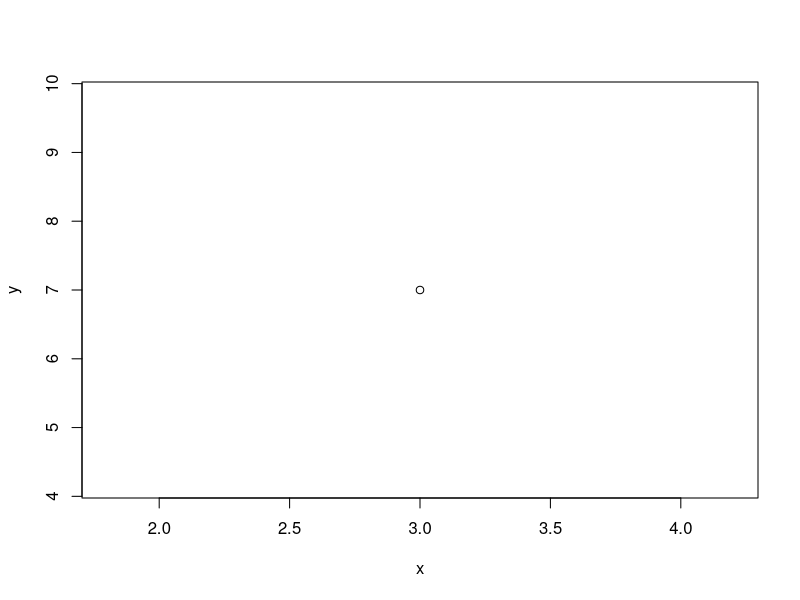
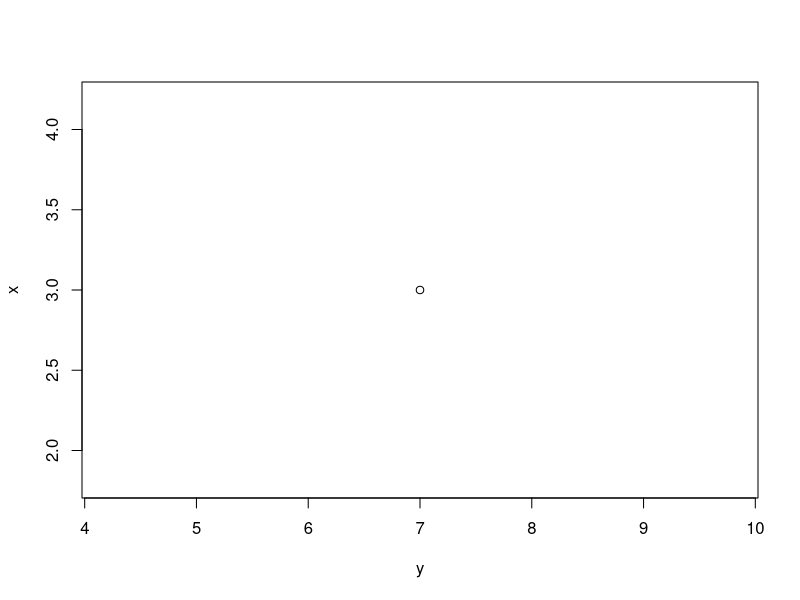
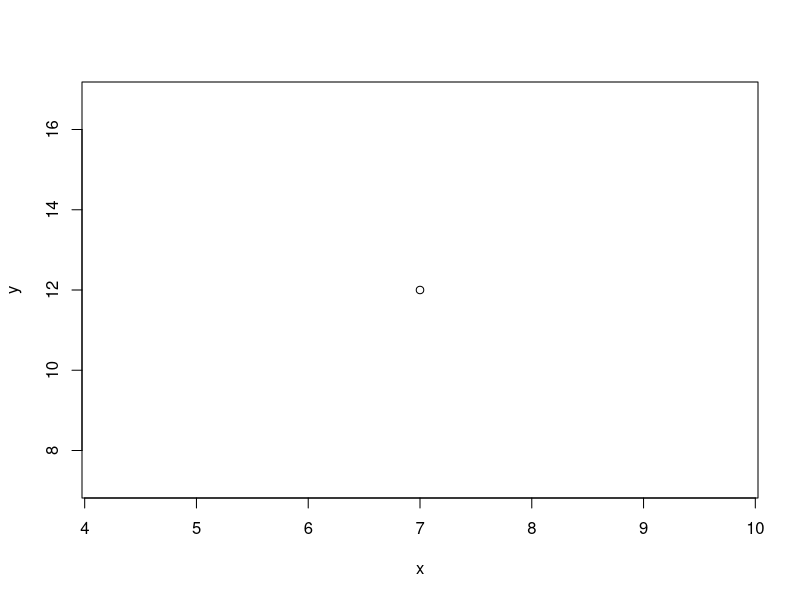
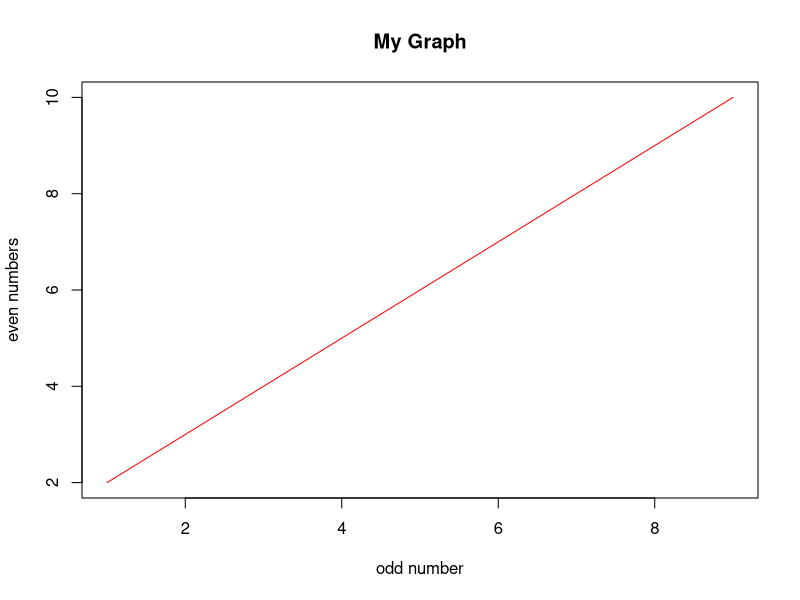
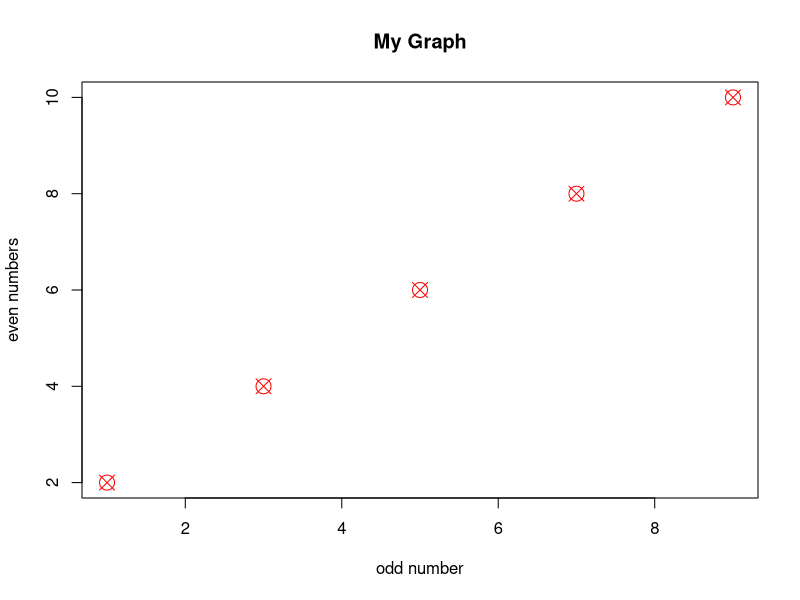
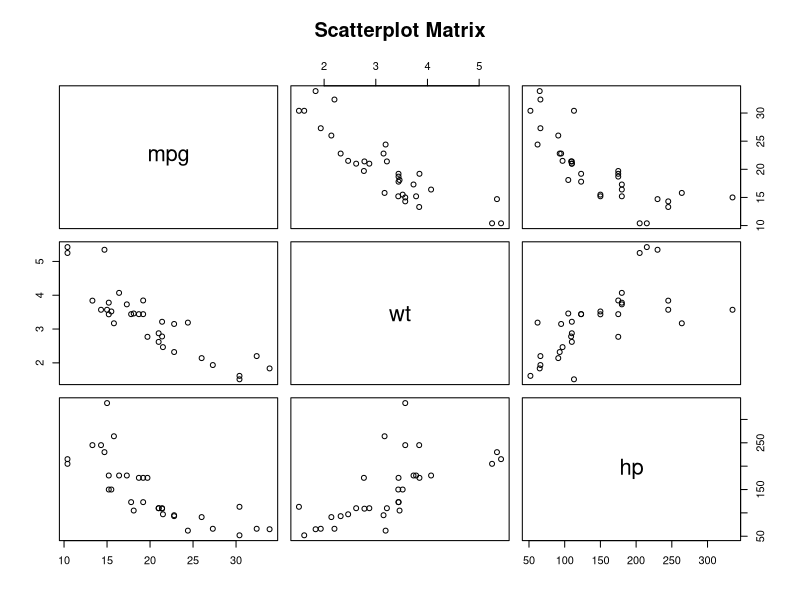
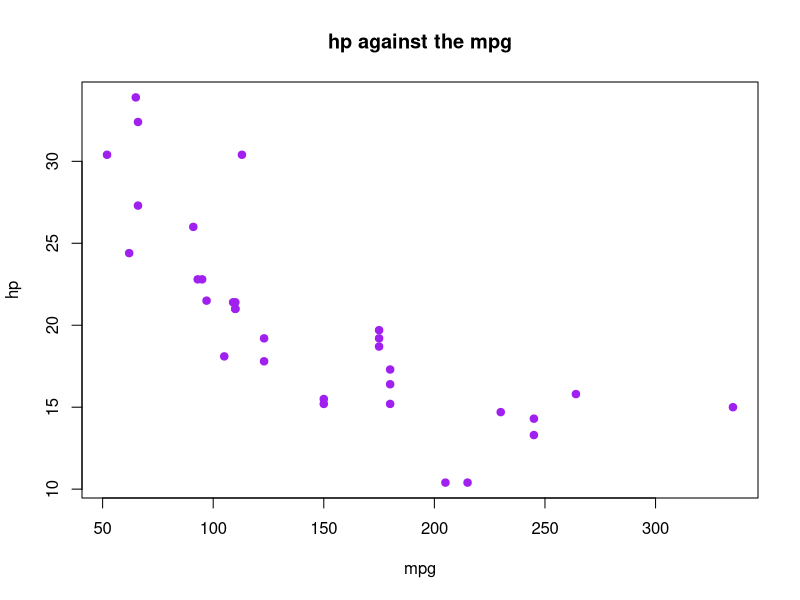
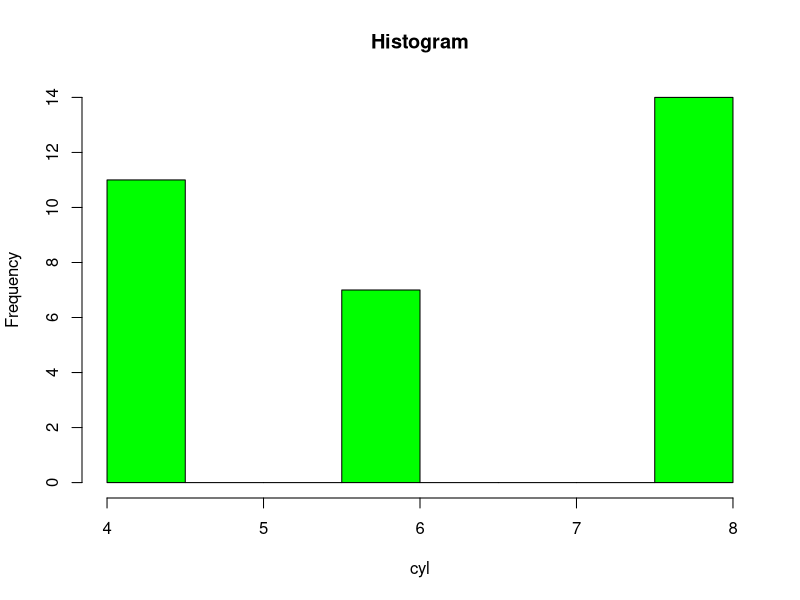

These figures' R source, in order:
## ---- chunk 1
knitr::opts_chunk$set(echo = TRUE)
## ---- chunk 2

x <- 3
y <- 7

#A.to plot the point (x, y)
plot(x,y)

#B. plot the point (y, x), without changing the values already set
plot(y,x)

#C.to plot the point where x = x + 4 and y = y + 5, without changing the values already set
x = x+4
y = y+5
plot(x,y)

#D. plot a series of points where x is odd positive numbers and y is even positive numbers less than or equal to 10 

#E. Name the graph from above to “My graph”, the x axis to “odd number” and the y-axis to “even numbers”

#F. connect the plot points with a single line

#G. change the line color to red

#H.change the plot points to a symbol O symbol

x <- c(1,3,5,7,9)
y <- c(2,4,6,8,10)

#single line
plot(x,y, main="My Graph", xlab="odd number", ylab="even numbers", pch=13, col="red", cex=2, type="l")

#change the plot point to a symbol
plot(x,y, main="My Graph", xlab="odd number", ylab="even numbers", pch=13, col="red", cex=2)

#I. what is the summary of x and y?
summary(x)
summary(y)
## ---- chunk 3

#2. Show the Summary,str, head, and tail of mtcars

#summary
summary(mtcars)

#str
head(mtcars)

#head
str(mtcars)

#tail
tail(mtcars)
## ---- chunk 4
#B. show a scatter plot matrix on mpg, wt, and hp
pairs(~mpg+wt+hp,data=mtcars,
      main="Scatterplot Matrix")

#C. plot the hp against the mpg
plot(mtcars$hp, mtcars$mpg,
  col='purple',
       main='hp against the mpg',
       xlab='mpg',
      ylab= 'hp',
      pch=19)
#D. plot the histogram for the cylinders
hist(mtcars$cyl,breaks = 10, col='green', main='Histogram', xlab = 'cyl', ylab = 'Frequency')


#E. plot the density of the car’s weight
p <- density(mtcars$wt)
plot(p)

#F. table() creates a table of information, create a table showing the cylinders
table(mtcars$cyl)

#G. show the pie chart for the above
freq = table(mtcars$cyl)
pie(freq, main = "mtcars cylinders")

#H. show the bar chart for the same
barplot(freq, main = "mtcars cylinders barchart", col = "orange")

#I. show the horizontal bar chart for the same

barplot(freq, main = "mtcars cylinders barchart",col ='orange', horiz = TRUE)
